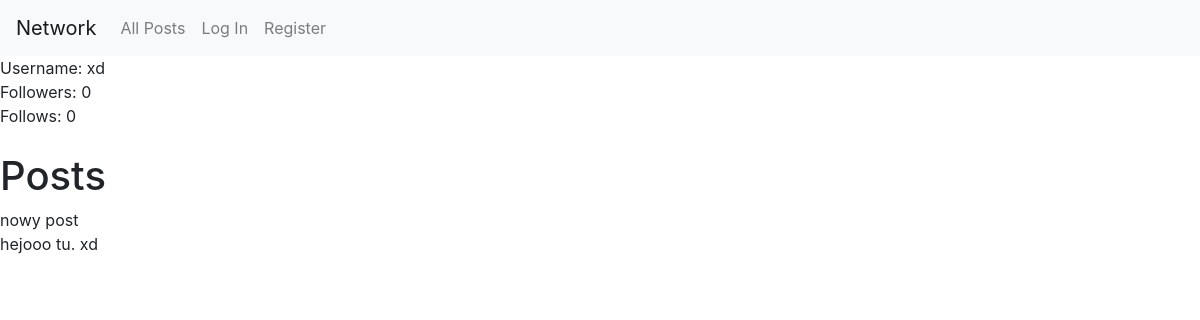
The page /profile/1 on the database as committed earlier.
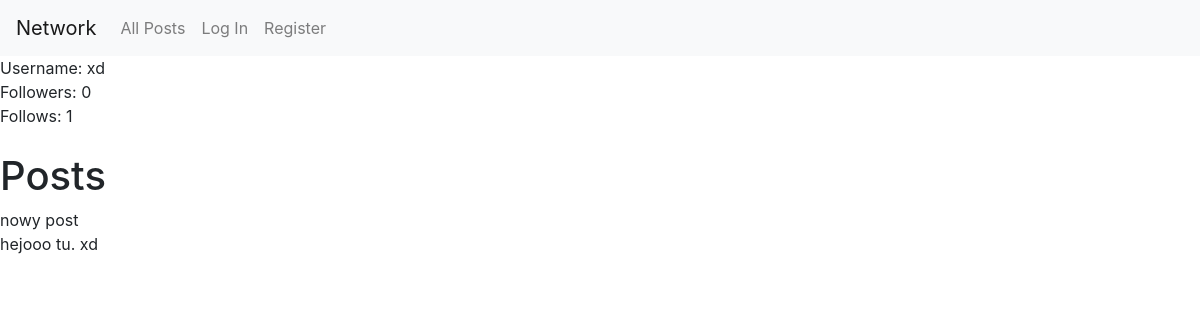
The same page on the database as committed later.
### network/models.py (models this page shows)
class User(AbstractUser):
    followers = models.ManyToManyField('self', symmetrical=False, related_name='following', default=0)

class Post(models.Model):
    user = models.ForeignKey(User,on_delete=models.CASCADE)
    post = models.TextField(max_length=256)
    timestamp = models.DateTimeField(auto_now_add=True)
    likes = models.IntegerField(default=0)

### network/views.py (the view)
# urls.py: path("profile/<int:user_id>", views.profile_view, name="profile_view"),
def profile_view(request, user_id):
    creator = User.objects.get(id=user_id)
    follow = ''
    if request.user.is_authenticated:
        if creator.followers.filter(id=request.user.id):
            follow = 'Unfollow'
        else:
            follow = 'Follow'
    return render(request, 'network/profile.html',{
        'creator': creator,
        'creator_id': user_id,
        'follow': follow,
        'posts': Post.objects.filter(user=creator)
    })

### network/templates/network/profile.html (shortened to what this page needs)
{% extends "network/layout.html" %}
{% block body %}
    Username: {{creator.username}}
    <br>
    Followers: {{creator.followers.all|length}}
    <br>
    Follows: {{creator.following.all|length}}
    <br>
    <br>
    <h1>Posts</h1>
    {% for post in posts|dictsortreversed:'id' %}
        {{post.post}}
        <br>
    {% endfor %}
{% endblock %}

### network/templates/network/layout.html (shortened to what this page needs)
{% load static %}
<!DOCTYPE html>
<html lang="en">
    <head>
        <link rel="stylesheet" href="https://stackpath.bootstrapcdn.com/bootstrap/4.4.1/css/bootstrap.min.css">
        <link href="{% static 'network/styles.css' %}" rel="stylesheet">
    </head>
    <body>
        <nav class="navbar navbar-expand-lg navbar-light bg-light">
            <a class="navbar-brand" href="{% url 'index' %}">Network</a>
            <div>
              <ul class="navbar-nav mr-auto">
                <li class="nav-item">
                  <a class="nav-link" href="{% url 'index' %}">All Posts</a>
                </li>
                {% if user.is_authenticated %}
                    <li class="nav-item">
                        <a class="nav-link" href="{% url 'following' %}">Following</a>
                    </li>
                    <li class="nav-item">
                        <a class="nav-link" href="{% url 'logout' %}">Log Out</a>
                    </li>
                {% else %}
                    <li class="nav-item">
                        <a class="nav-link" href="{% url 'login' %}">Log In</a>
                    </li>
                    <li class="nav-item">
                        <a class="nav-link" href="{% url 'register' %}">Register</a>
                    </li>
                {% endif %}
              </ul>
            </div>
          </nav>
        <div class="body">
            {% block body %}
            {% endblock %}
        </div>
    </body>
</html>

Rows that differ between the two databases and show on the page:
changed User "xd": following.all|length "0" → "1"
